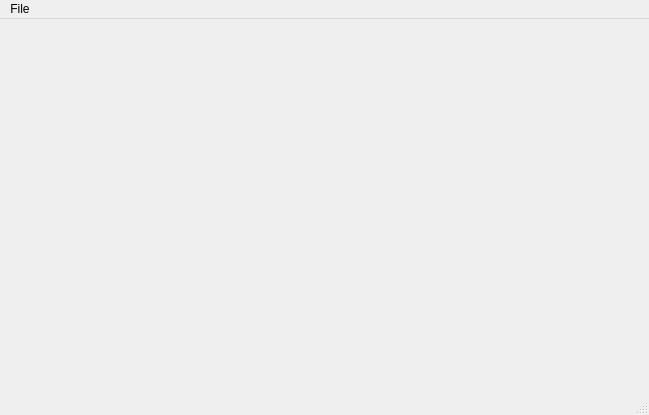
<?xml version="1.0" encoding="UTF-8"?>
<ui version="4.0">
 <class>SearchWindow</class>
 <widget class="QMainWindow" name="SearchWindow">
  <property name="geometry">
   <rect>
    <x>0</x>
    <y>0</y>
    <width>649</width>
    <height>415</height>
   </rect>
  </property>
  <property name="sizePolicy">
   <sizepolicy hsizetype="Preferred" vsizetype="Preferred">
    <horstretch>48</horstretch>
    <verstretch>0</verstretch>
   </sizepolicy>
  </property>
  <property name="minimumSize">
   <size>
    <width>100</width>
    <height>100</height>
   </size>
  </property>
  <property name="windowTitle">
   <string>KTomGirl</string>
  </property>
  <widget class="QWidget" name="widget">
   <property name="enabled">
    <bool>false</bool>
   </property>
   <property name="sizePolicy">
    <sizepolicy hsizetype="Fixed" vsizetype="Fixed">
     <horstretch>0</horstretch>
     <verstretch>0</verstretch>
    </sizepolicy>
   </property>
   <property name="minimumSize">
    <size>
     <width>0</width>
     <height>0</height>
    </size>
   </property>
   <property name="maximumSize">
    <size>
     <width>0</width>
     <height>0</height>
    </size>
   </property>
  </widget>
  <widget class="QMenuBar" name="menubar">
   <property name="geometry">
    <rect>
     <x>0</x>
     <y>0</y>
     <width>649</width>
     <height>27</height>
    </rect>
   </property>
   <widget class="QMenu" name="menuSearch">
    <property name="title">
     <string>File</string>
    </property>
    <addaction name="actionNew_Note"/>
   </widget>
   <addaction name="menuSearch"/>
  </widget>
  <widget class="QStatusBar" name="statusbar"/>
  <action name="actionNew_Note">
   <property name="text">
    <string>New Note</string>
   </property>
  </action>
 </widget>
 <resources/>
 <connections/>
</ui>
